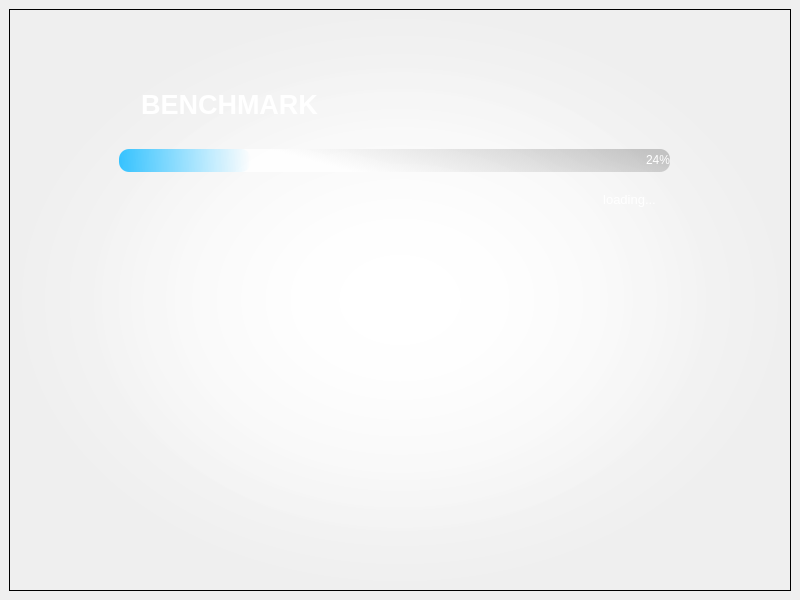
<?xml version="1.0" encoding="UTF-8"?>
<ui version="4.0">
 <class>Splashscreen</class>
 <widget class="QMainWindow" name="Splashscreen">
  <property name="geometry">
   <rect>
    <x>0</x>
    <y>0</y>
    <width>800</width>
    <height>600</height>
   </rect>
  </property>
  <property name="windowTitle">
   <string>MainWindow</string>
  </property>
  <widget class="QWidget" name="centralwidget">
   <layout class="QVBoxLayout" name="verticalLayout">
    <item>
     <widget class="QFrame" name="splashframe">
      <property name="font">
       <font>
        <family>Microsoft YaHei UI Light</family>
       </font>
      </property>
      <property name="styleSheet">
       <string notr="true">background-color: qradialgradient(spread:pad, cx:0.5, cy:0.5, radius:0.5, fx:0.5, fy:0.5, stop:0 rgba(255, 255, 255, 255), stop:1 rgba(0, 0, 0, 0));</string>
      </property>
      <property name="frameShape">
       <enum>QFrame::StyledPanel</enum>
      </property>
      <property name="frameShadow">
       <enum>QFrame::Raised</enum>
      </property>
      <widget class="QLabel" name="label">
       <property name="geometry">
        <rect>
         <x>-170</x>
         <y>40</y>
         <width>781</width>
         <height>111</height>
        </rect>
       </property>
       <property name="font">
        <font>
         <family>Segoe UI</family>
         <pointsize>20</pointsize>
         <weight>75</weight>
         <bold>true</bold>
        </font>
       </property>
       <property name="styleSheet">
        <string notr="true">background-color: rgba(255, 255, 255, 0);
color: rgb(255, 255, 255);</string>
       </property>
       <property name="text">
        <string>BENCHMARK</string>
       </property>
       <property name="alignment">
        <set>Qt::AlignCenter</set>
       </property>
      </widget>
      <widget class="QProgressBar" name="progressBar">
       <property name="geometry">
        <rect>
         <x>110</x>
         <y>140</y>
         <width>551</width>
         <height>23</height>
        </rect>
       </property>
       <property name="font">
        <font>
         <family>Segoe UI</family>
        </font>
       </property>
       <property name="styleSheet">
        <string notr="true">QProgressBar{
	
	
	
	background-color: qlineargradient(spread:pad, x1:1, y1:0.335, x2:0.338, y2:0.437682, stop:0 rgba(0, 0, 0, 50), stop:1 rgba(255, 255, 255, 207));
	border-radius: 10px;
	text-align: right;
	
	color: rgb(255, 255, 255);
}
QProgressBar::chunk {
	border-radius: 10px;
	
	
	background-color: qlineargradient(spread:pad, x1:0, y1:0.369, x2:1, y2:0.364, stop:0 rgba(0, 179, 255, 200), stop:1 rgba(255, 255, 255, 20));
}</string>
       </property>
       <property name="value">
        <number>24</number>
       </property>
      </widget>
      <widget class="QLabel" name="label_2">
       <property name="geometry">
        <rect>
         <x>230</x>
         <y>180</y>
         <width>781</width>
         <height>20</height>
        </rect>
       </property>
       <property name="font">
        <font>
         <family>Segoe UI</family>
         <pointsize>10</pointsize>
        </font>
       </property>
       <property name="styleSheet">
        <string notr="true">color: rgb(255, 255, 255);
background-color: rgba(255, 255, 255, 0);</string>
       </property>
       <property name="text">
        <string>loading...</string>
       </property>
       <property name="alignment">
        <set>Qt::AlignCenter</set>
       </property>
      </widget>
      <widget class="QLabel" name="logoImage">
       <property name="geometry">
        <rect>
         <x>80</x>
         <y>50</y>
         <width>621</width>
         <height>481</height>
        </rect>
       </property>
       <property name="text">
        <string/>
       </property>
       <property name="pixmap">
        <pixmap>../assets/logoImage.png</pixmap>
       </property>
      </widget>
      <zorder>logoImage</zorder>
      <zorder>label</zorder>
      <zorder>progressBar</zorder>
      <zorder>label_2</zorder>
     </widget>
    </item>
   </layout>
  </widget>
 </widget>
 <resources>
  <include location="../../Downloads/2แก้.qrc"/>
  <include location="../../Downloads/logo.qrc"/>
 </resources>
 <connections/>
</ui>
